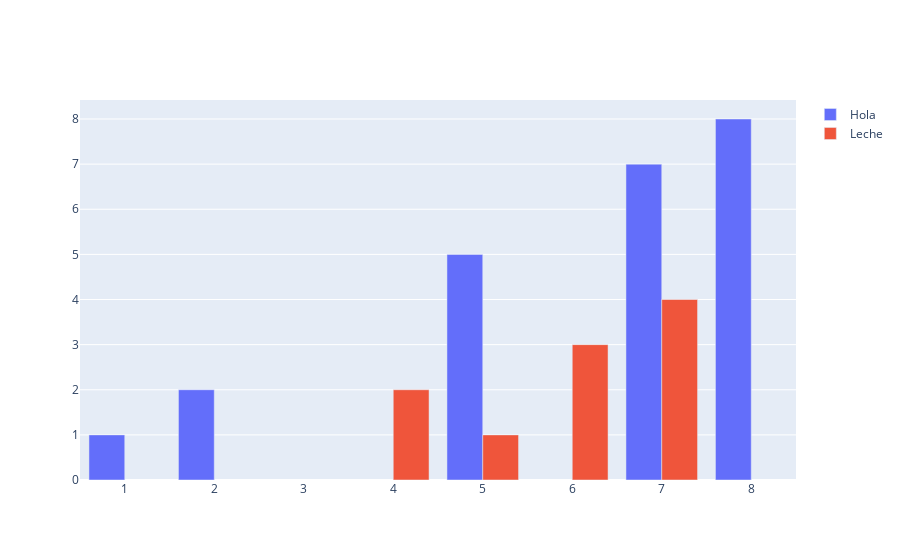

Notebook code cell kept with this figure:
### Code cell
data = [go.Bar(x=vals, y=vals, name='Hola'), go.Bar(x=valsx, y=valsy, name='Leche')]
iplot(data)

### Figure 1 — Plotly figure (JSON) as saved in the notebook; plotly's stock layout.template omitted (floating-point values rounded to 4 significant figures)
{"data": [{"name": "Hola", "type": "bar", "x": [1, 5, 7, 2, 8], "y": [1, 5, 7, 2, 8]}, {"name": "Leche", "type": "bar", "x": [5, 4, 6, 7], "y": [1, 2, 3, 4]}], "layout": {}}
